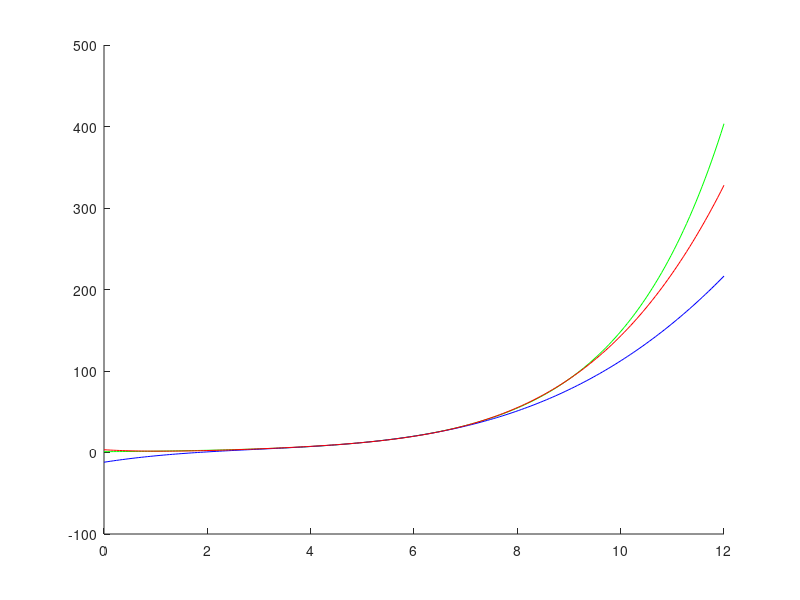
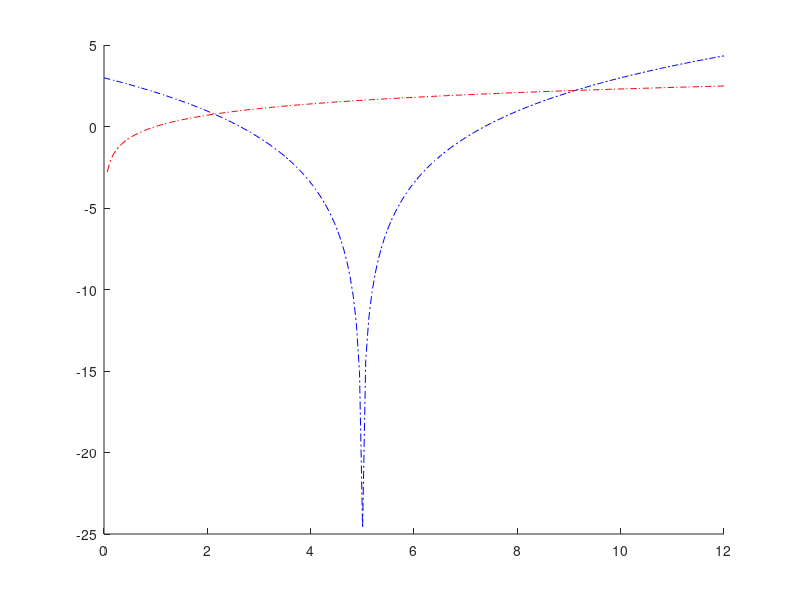
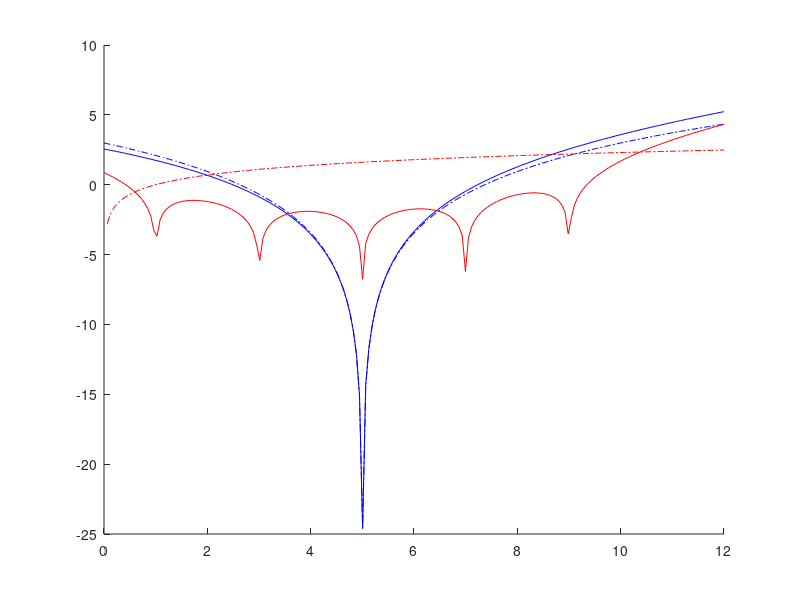

Write MATLAB code to recreate these figures, in order.
% Define vector of x-values used for plotting
xvec = linspace(0,12,200);

% Part (b)
% Define true function
u = @(x) exp(x/2);
uvec = u(xvec);
% Define Taylor polynomial approximation
% Complete the code below
T4 = @(x) exp(5/2)+ exp(5/2)*(x-5)/2+exp(5/2)*((x-5).^2)/8+exp(5/2)*((x-5).^3)/48;
TaylorApprox = T4(xvec);
% Plot true function u along with the two approximations
figure
hold on
plot(xvec,uvec,'g')
plot(xvec,TaylorApprox,'b')
% Define Lagrange polynomial interpolant
P4 =@(x) u(1).*(x-3).*(x-5).*(x-7).*(x-9)./((1-3)*(1-5)*(1-7)*(1-9))+ u(3).*(x-1).*(x-5).*(x-7).*(x-9)./((3-1)*(3-5)*(3-7)*(3-9))+ u(5).*(x-1).*(x-3).*(x-7).*(x-9)./((5-1)*(5-3)*(5-7)*(5-9))+ u(7).*(x-1).*(x-3).*(x-5).*(x-9)/((7-1)*(7-3)*(7-5)*(7-9))+ u(9).*(x-1).*(x-3).*(x-5).*(x-7)./((9-1)*(9-3)*(9-5)*(9-7)); 
LagrangeApprox = P4(xvec);
plot(xvec,LagrangeApprox,'r')
hold off

% Part (d)
% Define Taylor approximation error estimate
ET4 = @(x) exp(5/2)*((x-5).^4)/(48*4*2); 
TaylorErrorEstimate = ET4(xvec);
% Define Lagrange interpolation error estimate
EP4 = @(x) x;
LagrangeErrorEstimate = EP4(xvec);
% Plot logs of error estimates
figure
hold on
plot(xvec,log(TaylorErrorEstimate),'b-.')
plot(xvec,log(LagrangeErrorEstimate),'r-.')
hold off

% Part (e)
% Plot logs of error estimates (again) and logs of actual errors
TaylorErrorActual = abs(uvec-TaylorApprox);
LagrangeErrorActual = abs(uvec-LagrangeApprox);
figure
hold on
plot(xvec,log(TaylorErrorEstimate),'b-.')
plot(xvec,log(LagrangeErrorEstimate),'r-.')
plot(xvec,log(TaylorErrorActual),'b')
plot(xvec,log(LagrangeErrorActual),'r')
hold off
% Compute error ratios
TaylorRatio = (TaylorErrorActual/uvec)
LagrangeRatio = (LagrangeErrorActual/uvec)